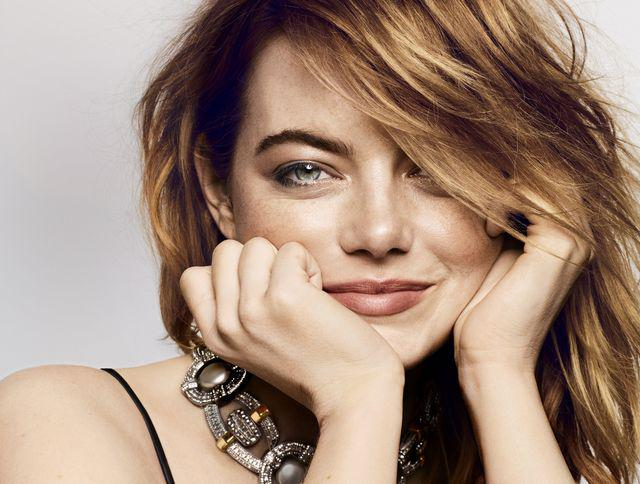
#> input picture emma.jpg, 640 x 484 px
$ python main.py
#> lines starting #> are read from the running program, lines starting #| are printed output that depends on the picture
import cv2 as cv
import numpy as np
import os

def apply_grayscale(image):
    """
    Applies a grayscale filter and converts it back to 3 channels.
    """
    gray = cv.cvtColor(image, cv.COLOR_BGR2GRAY)
    # Convert back to 3 channels so it can be displayed
    # and processed by other filters if needed
    gray_3_channel = cv.cvtColor(gray, cv.COLOR_GRAY2BGR)
    return gray_3_channel

# [52 lines left out: functions apply_blur, apply_sepia, apply_pencil_sketch, not called in this run]

def print_menu():
    """Prints the main menu options."""
    print("\n--- Image Filter Menu ---")
    print("1. Apply Grayscale Filter")
    print("2. Apply Blur Filter")
    print("3. Apply Sepia Filter")
    print("4. Apply Pencil Sketch Filter")
    print("q. Quit")
    print("-------------------------")

def main():
    """Main function to run the image filter tool."""

    # --- 1. Load Image ---
    original_image = None
    image_path = ""
    file_extension = ""

    while True:
        image_path = input("Please enter the full path to your image: ")
#> the answer given: emma.jpg
        original_image = cv.imread(image_path)
#> original_image is the input picture: shape (484, 640, 3); mean B, G, R 123.3, 138.9, 163.5

        if original_image is not None:
            # Get the file extension
            _, file_extension = os.path.splitext(image_path)
            print(f"Image '{os.path.basename(image_path)}' loaded successfully.")
            break
        else:
            print(f"Error: Could not load image from '{image_path}'. Please check the path and try again.")

    # --- 2. Main Filter Loop ---
    while True:
        print_menu()
        choice = input("Enter your choice (1, 2, 3, 4, or q): ").strip().lower()
#> the answer given: 1

        result_image = None

        if choice == '1':
            print("Applying Grayscale filter...")
            result_image = apply_grayscale(original_image.copy())
#> in apply_grayscale, `gray = cv.cvtColor(image, cv.COLOR_BGR2GRAY)`:
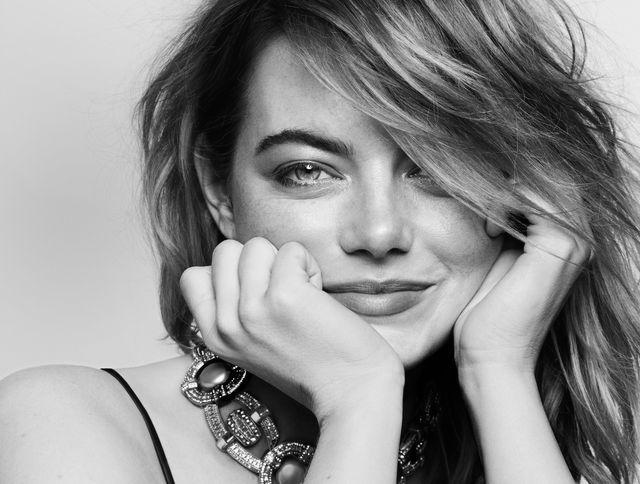
#> gray: shape (484, 640); min 0, max 254, mean 144.4

        elif choice == '2':
            print("Applying Blur filter...")
            result_image = apply_blur(original_image.copy())

        elif choice == '3':
            print("Applying Sepia filter...")
            result_image = apply_sepia(original_image.copy())

        elif choice == '4':
            print("Applying Pencil Sketch filter...")
            result_image = apply_pencil_sketch(original_image.copy())

        elif choice == 'q':
            print("Exiting the program. Goodbye!")
            break

        else:
            print("Invalid choice. Please select from the menu options.")
            continue # Skip the rest of the loop and show the menu again

        # --- 3. Display and Save Logic ---
        if result_image is not None:
            # Display the result
            print("Displaying original vs. filtered image.")
            print("Press any key in an image window to close and continue...")
            cv.imshow('Original Image', original_image)
            cv.imshow('Filtered Result', result_image)
            cv.waitKey(0)
            cv.destroyAllWindows()

            # Ask to save
            while True:
                save_choice = input("Do you want to save this new image? (y/n): ").strip().lower()

                if save_choice == 'y':
                    new_name = input(f"Enter the new file name (it will be saved as {file_extension}): ")
                    final_name = f"{new_name}{file_extension}"

                    try:
                        cv.imwrite(final_name, result_image)
                        print(f"Image successfully saved as '{final_name}'")
                        break
                    except Exception as e:
                        print(f"Error saving image: {e}")
                        break

                elif save_choice == 'n':
                    print("Image not saved.")
                    break

                else:
                    print("Invalid choice. Please enter 'y' for yes or 'n' for no.")
#> this loop made 5 passes; the answer given on pass 1: out.png

if __name__ == "__main__":
#> (the run stopped early here; a loop or call above may not have finished)
